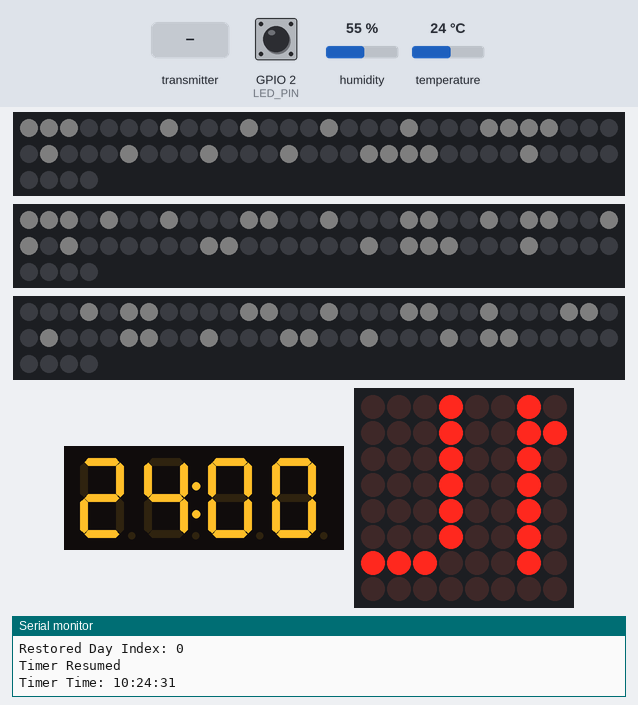
A sketch run on a simulated ESP32. On the bench: 3 × 64 RGB LEDs in strip order, left to right, continuing on the next row, 4-digit seven-segment display, 8×8 LED matrix, the last lines printed to the serial monitor. The inputs (shaded band) are chosen by the test bench; at power-on: humidity 55 %, temperature 24 °C, GPIO 2 (LED_PIN) HIGH. Dim RGB values are drawn brighter than linear; the local clock reads 2024-03-15 10:24:30 at power-on unless the sketch sets it; EEPROM starts erased.

Above: at 1.2 s.
1.3 s: the transmitter starts sending timerPaused = 1
At 3.03 s:
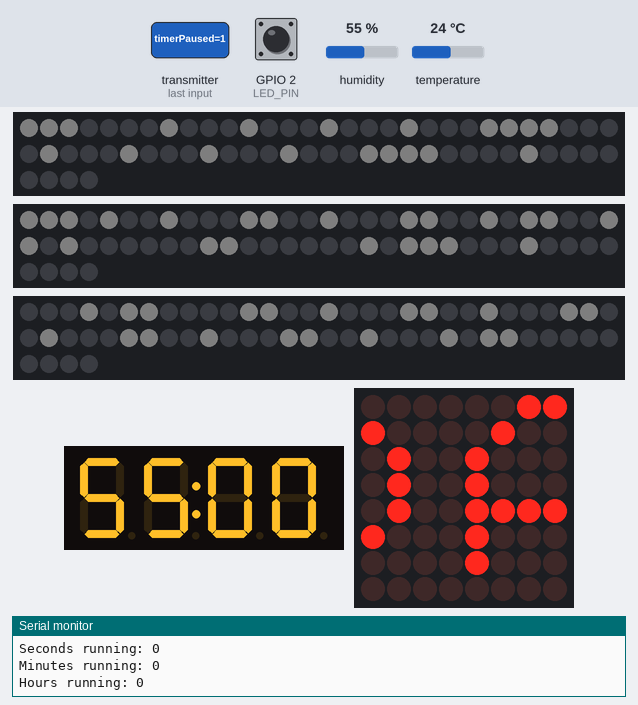
3.1 s: humidity set to 22 %
4.9 s: temperature set to 12 °C
At 6.5 s:
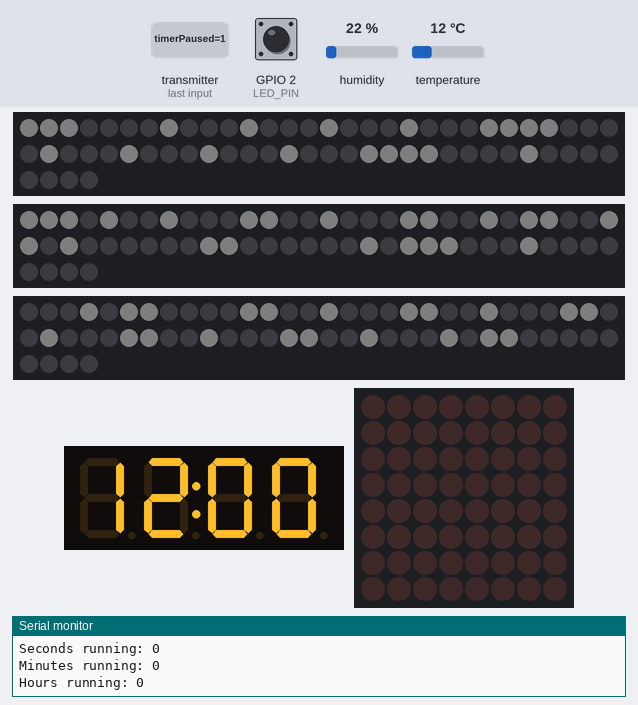
8.5 s: the transmitter starts sending timerPaused = 0
At 9.57 s:
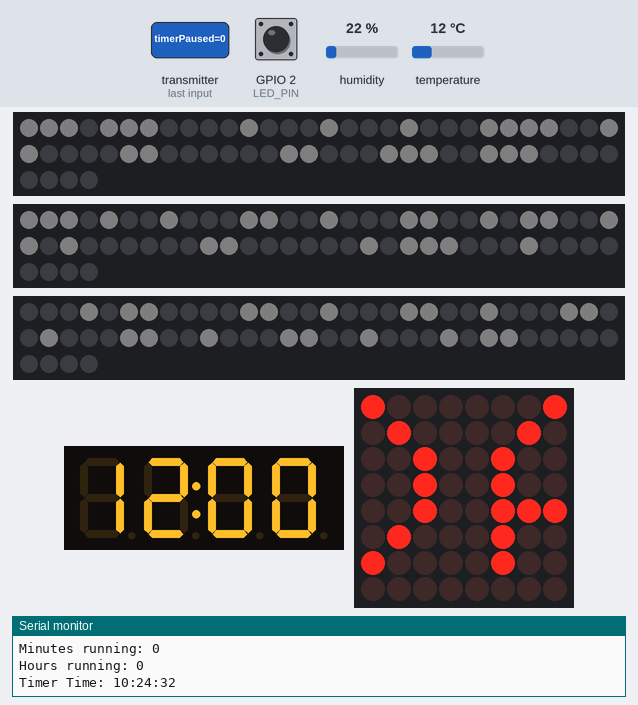
11.0 s: humidity set to 40 %
At 14.46 s:
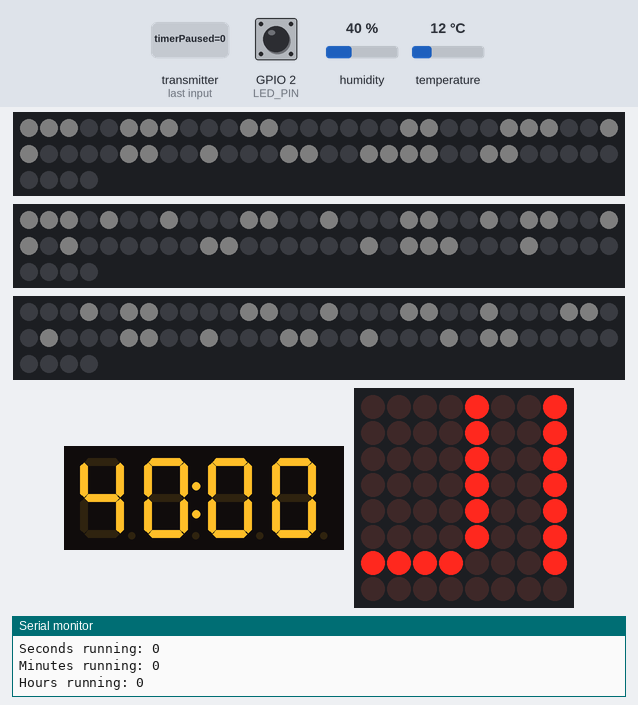
15.2 s: temperature set to 19 °C
At 15.38 s:
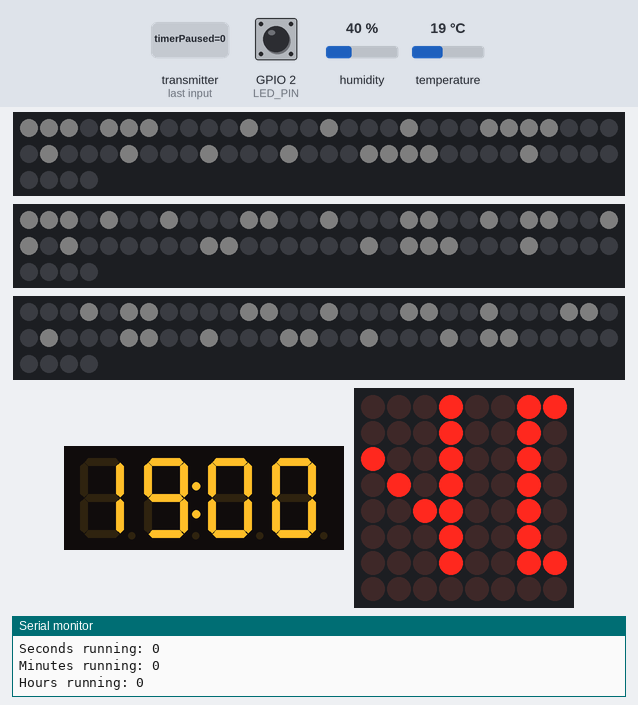

The sketch:

LED_Digital_Clock.ino
```cpp
#include <Wire.h>
#include <RTClib.h>  // RTC library for DS1307/DS3231 or similar RTC modules
#include <EEPROM.h>
#include "Timer0.h"
#include "espnow.h"
#include "WS2812.h"
#include "GIPO_PIN.h"
#include "DHT11_Sensor.h"
#include "TM1637_7Display.h"
#include "Dot_Matrix.h"

#define SHORT_PRESS_SEC 500
#define MEDIUM_PRESS_MINS 1000
#define LONG_PRESS_HOURS 2000
#define PRESS_FOR_WEEKDAY 3000
#define EEPROM_SIZE 512  // Define the size of EEPROM

RTC_DS3231 rtc;  // Create an RTC object

struct TimerState {
  bool displayDay;
  bool timerRunning;
  static int currentDayIndex;
  int hourCount;
  int minscount;
  int seccount;
  int lastSyncMinute;
};

int TimerState::currentDayIndex = 0;  // Definition of static variable

// Timer and ESP32 time variables
int hours = 0, mins = 0;
TimerState timerState;

TaskHandle_t Task1Handle;
TaskHandle_t Task2Handle;
TaskHandle_t Task3Handle;

void init_eeprom() {
  if (!EEPROM.begin(EEPROM_SIZE)) {
    Serial.println("Failed to Initialize EEPROM");
    return;
  }

  // Read the saved day index from EEPROM at address 0
  int savedDayIndex = EEPROM.read(0);

  // Check if saved value is valid (in the range 0-6 for the week days)
  if (savedDayIndex >= 0 && savedDayIndex <= 6) {
    timerState.currentDayIndex = savedDayIndex;
  } else {
    timerState.currentDayIndex = 0;  // Default to Sunday (0) if invalid
  }

  Serial.printf("Restored Day Index: %d\n", timerState.currentDayIndex);
}

void storeDayIndex() {
  EEPROM.write(0, timerState.currentDayIndex);  // Write to EEPROM at address 0
  EEPROM.commit();                              // Commit changes
  Serial.printf("Day index %d saved to EEPROM.\n", timerState.currentDayIndex);
}
// RTC initialization
void init_rtc() {
  if (!rtc.begin()) {
    Serial.println("Couldn't find RTC!");
    while (1)
      ;
  }

  if (rtc.lostPower()) {
    Serial.println("RTC lost power, setting the time!");
    rtc.adjust(DateTime(F(__DATE__), F(__TIME__)));
  }
}

// Sync ESP32 time with RTC
void sync_time_with_rtc() {
  DateTime now = rtc.now();
  hours = now.hour();
  mins = now.minute();
  CountIsrAT = now.second();
}

void adjust_rtc(int H, int M, int S);

void Task1(void *DotMatrix) {
  while (true) {
    // Assuming 'hours', 'mins', and 'CountIsrAT' are updated elsewhere based on real-time
    timerState.hourCount = hours;  // Update hourCount from external source
    timerState.displayDay = true;  // Set flag to display the day

    // Print current hour and week information for debugging
    // Serial.printf("Hourcount :  %d\n", timerState.hourCount);
    // Serial.printf("Week Number :  %d\n", timerState.currentDayIndex);
    // Display the day if displayDay flag is set or hourCount is less than 24
    if (timerState.displayDay || timerState.hourCount < 24) {
      scrollLeft(Week[timerState.currentDayIndex], counT[timerState.currentDayIndex]);  // Scroll the current day on the dot matrix
      timerState.displayDay = false;                                                    // Reset display flag
    }

    // Suspend the task for 1 second to allow the system to breathe
    vTaskDelay(1000 / portTICK_PERIOD_MS);  // 1 second delay to let the task wait
  }
}

// Task 2: Handle DHT11 Sensor Data
void Task2(void *Temp_hum) {
  while (true) {
    float temperature = gettemp();
    float humidity = gethum();

    showDispaly(temperature);
    vTaskDelay(1000 / portTICK_PERIOD_MS);
    showDispaly(humidity);
    vTaskDelay(1000 / portTICK_PERIOD_MS);
  }
}

void DayCheckTask(void *parameter) {
  while (true) {
    // Check if it's a new day (00:00:00)
    if (hours == 0 && mins == 0 && CountIsrAT == 0) {
      Serial.println("Incrementing day index...");

      timerState.hourCount = 0;      // Reset hour count for the new day
      timerState.currentDayIndex++;  // Move to the next day

      if (timerState.currentDayIndex >= 7) {
        timerState.currentDayIndex = 0;  // Loop back to day 0 after a week
      }

      // Debug output
      Serial.print("Updated Week Number: ");
      Serial.println(timerState.currentDayIndex);

      storeDayIndex();  // Store the updated day index
    }

    adjust_rtc(hours, mins, CountIsrAT);  // Ensure RTC is up to date

    vTaskDelay(1000 / portTICK_PERIOD_MS);  // Delay for 1 second to check every second
  }
}

// Setup function
void setup() {
  Serial.begin(115200);

  // Initialize various modules
  init_espnow();
  init_eeprom();
  init_rtc();
  init_timer0();
  init_ledsec();
  init_DHT11();
  init_7dispaly();
  init_DOT_setup();

  xTaskCreate(Task1, "Task 1", 4096, NULL, 1, &Task1Handle);
  xTaskCreate(Task2, "Task 2", 4096, NULL, 1, &Task2Handle);
  xTaskCreate(DayCheckTask, "DayCheckTask", 4096, NULL, 1, &Task3Handle);

  // Initial RTC sync
  sync_time_with_rtc();

  Recvdata = { false, false, false, false, false, false, false, 0 };
  timerState = { false, false, 0, 0, -1 };
}

// Main loop
void loop() {
  // Handle ESPNOW message
  if (messageReceived) {
    Serial.print("Timer paush: ");
    Serial.println(Recvdata.timerPaused);
    Serial.print("Seconds running: ");
    Serial.println(Recvdata.timersec);
    Serial.print("Minutes running: ");
    Serial.println(Recvdata.timermins);
    Serial.print("Hours running: ");
    Serial.println(Recvdata.timerhours);

    messageReceived = false;
  }

  // Handle timer pausing and resuming based on received data
  if (Recvdata.timerPaused) {
    if (timerState.timerRunning) {
      timerStop(timer);  // Stop the timer if it's running
      Serial.println("Timer Paused");
      timerState.timerRunning = false;
    }
  } else {
    if (!timerState.timerRunning) {
      timerStart(timer);  // Start the timer if it's not running
      Serial.println("Timer Resumed");
      timerState.timerRunning = true;
    }
  }

  if (Recvdata.timerPaused && Recvdata.button2Pressed) {
    // Reset all flags first
    Recvdata.weekday = Recvdata.timerhours = Recvdata.timermins = Recvdata.timersec = false;

    // Set the appropriate flag based on press duration
    if (Recvdata.pressDuration >= PRESS_FOR_WEEKDAY) {
      Recvdata.weekday = true;
    } else if (Recvdata.pressDuration >= LONG_PRESS_HOURS) {
      Recvdata.timerhours = true;
    } else if (Recvdata.pressDuration >= MEDIUM_PRESS_MINS) {
      Recvdata.timermins = true;
    } else if (Recvdata.pressDuration >= SHORT_PRESS_SEC) {
      Recvdata.timersec = true;
    }

    Recvdata.button2Pressed = false;
  }
  // Increment corresponding timer values
  if (Recvdata.timerPaused && Recvdata.button3Pressed) {
    if (Recvdata.timersec) {
      CountIsrAT = (CountIsrAT + 1) % 60;
      displayDigit(CountIsrAT / 10, CountIsrAT % 10, led1);
    } else if (Recvdata.timermins) {
      mins = (mins + 1) % 60;
      displayDigit(mins / 10, mins % 10, led2);
    } else if (Recvdata.timerhours) {
      hours = (hours + 1) % 24;
      displayDigit(hours / 10, hours % 10, led3);
    } else if (Recvdata.weekday) {
      timerState.currentDayIndex++;
      if (timerState.currentDayIndex >= 7) {
        timerState.currentDayIndex = 0;
        Serial.printf("Day num :  %d\n", timerState.currentDayIndex);
      }
    }
    Recvdata.button3Pressed = false;
  }

  // Handle 1-second timer updates
  if (timer0_Flag) {
    timer0_Flag = false;

    if (CountIsrAT >= 60) {
      CountIsrAT = 0;
      mins++;
      if (mins >= 60) {
        mins = 0;
        hours++;
        if (hours >= 24) {
          hours = 0;
        }
      }
    }

    // Print the time tracked by the ESP32 (based on Timer 0)
    Serial.print("Timer Time: ");
    Serial.print(hours);
    Serial.print(':');
    Serial.print(mins);
    Serial.print(':');
    if (CountIsrAT < 10) {
      Serial.print('0');
    }
    Serial.println(CountIsrAT);

    displayDigit(hours / 10, hours % 10, led3);
    displayDigit(mins / 10, mins % 10, led2);
    displayDigit(CountIsrAT / 10, CountIsrAT % 10, led1);
  }
}

void adjust_rtc(int H, int M, int S) {
  DateTime now = rtc.now();
  int year = now.year();
  int month = now.month();
  int day = now.day();

  rtc.adjust(DateTime(year, month, day, H, M, S));
 // Serial.println("RTC time adjusted!");
}
```

DHT11_Sensor.cpp
```cpp
#include "DHT11_Sensor.h"
#include "TM1637_7Display.h"

// Create an instance of the DHTesp class
DHTesp dht;

void init_DHT11(void) {
  dht.setup(DHT_PIN, DHTesp::DHT11);
}

float gettemp() {
  float temp = dht.getTemperature();
  // Check if any readings failed
  if (isnan(temp)) {
    Serial.println(F("Failed to read temperature from DHT sensor!"));
    return 0.0;
  }
  return temp;
}

float gethum() {  // Removed the extra semicolon
  float hum = dht.getHumidity();
  if (isnan(hum)) {
    Serial.println(F("Failed to read humidity from DHT sensor!"));
    return 0.0;
  }
  return hum;
}
```

DHT11_Sensor.h
```cpp
#ifndef DHT11_SENSOR_H
#define DHT11_SENSOR_H

#include <DHTesp.h>
#include <Adafruit_Sensor.h>
#include "GIPO_PIN.h"

void init_DHT11(void);
float gettemp();
float gethum();

#endif  // DHT11_SENSOR_H
```

Dot_Matrix.h
```cpp
#include <LedControl.h>
#include <Arduino.h>
#include "GIPO_PIN.h"

extern byte Sunday[6][8];
extern byte Monday[6][8];
extern byte Tuesday[7][8];
extern byte Wednesday[9][8];
extern byte Thurday[7][8];
extern byte Friday[6][8];
extern byte Saturday[8][8];

extern byte (*Week[7])[8];
extern int counT[7];

void init_DOT_setup();
void scrollLeft(byte characters[][8], int numChars);
```

GIPO_PIN.h
```cpp
#ifndef GPIO_PIN_H
#define GPIO_PIN_H

// define the LED pin to Toggle
#define LED_PIN 2

// define the LED strip 1, 2, 3 pins :-> Change the LED_PIN1,2 pins to 12,25 pins
#define LED_PIN1 5
#define LED_PIN2 4
#define LED_PIN3 15

// define the DHT11 Sensor data pin
#define DHT_PIN 26

// Define the Dot matrix pins
#define DIN_PIN 27  // Data In (DIN) /* Change the DIN_PIN to 27  */
#define CS_PIN  17  // Chip Select (CS)  Tx2
#define CLK_PIN 16  // Clock (CLK)       Rx2

// define the TM1637_Dispaly pin
#define CLK 18
#define DIO 23
/*
// define the DS1307 RTC module pin
#define CLK 21
#define DIO 22
//Add the pin for NRF Module, Ds1307 RTC module 16-bit ws2812 led strip
*/
#define SDA1 21    // red
#define SCL1 22     // org


#endif // GPIO_PIN_H
```

TImer0.cpp
```cpp
#include "Timer0.h"
#include "RTC.h"

hw_timer_t *timer = NULL;
volatile bool timer0_Flag = false;   // Define and initialize the flag
volatile int32_t CountIsrAT = -1;    // Define and initialize the counter to -1

// ISR for Timer 0
void IRAM_ATTR onTimer() {
    // Set the flag to indicate the timer interrupt occurred
    timer0_Flag = true;

    // Increment the counter
    CountIsrAT++;

    // Toggle the LED pin (optional: move to main logic if needed)
    digitalWrite(LED_PIN, !digitalRead(LED_PIN));
}
/*
// Custom timer ISR function to handle time synchronization and other tasks
void timerISR() {
    static int second_counter = 0;  // Static variable to keep track of seconds
    second_counter++;

    // Sync time with RTC every 60 seconds
    if (second_counter >= 60) {
        sync_time_with_rtc();  // Function to sync time with RTC (assuming you have it defined)
        second_counter = 0;
    }

    // Other tasks based on the timer can be added here
}
*/
// Function to initialize the hardware timer
void init_timer0() {
    // Initialize timer 0 with prescaler of 80 (for 1 MHz clock) and auto-reload enabled
    timer = timerBegin(0, 80, true);

    // Attach the ISR (onTimer) to timer 0
    timerAttachInterrupt(timer, &onTimer, true);

    // Set the timer to trigger every 1 second (1,000,000 microseconds)
    timerAlarmWrite(timer, 1000000, true);

    // Enable the timer alarm
    timerAlarmEnable(timer);
}
```

TM1637_7Display.cpp
```cpp
#include "TM1637_7Display.h"
#include <Arduino.h>

TM1637Display display(CLK, DIO);

void init_7dispaly(void) {
  display.setBrightness(0x0f);

  // Clear display at start
  display.clear();
}

void showDispaly(float displayTemp_Hum)
{
  int sample = displayTemp_Hum * 100;
  display.showNumberDecEx(sample, 0x40, true, 4, 0);
  delay(500);
}
```

TM1637_7Display.h
```cpp
#ifndef TM1637_7DISPLAY_H
#define TM1637_7DISPLAY_H

#include <TM1637Display.h>
#include "GIPO_PIN.h"

void init_7dispaly(void);
void showDispaly(float displayTemp_Hum);

#endif
```

Timer0.h
```cpp
#ifndef TIMER0_H
#define TIMER0_H

#include <esp32-hal-timer.h>
#include "driver/timer.h"
#include "soc/soc_caps.h"
#include "GIPO_PIN.h"

extern hw_timer_t *timer;
extern volatile bool timer0_Flag;   // Declare the flag with extern
extern volatile int32_t CountIsrAT; // Declare the counter with extern

void init_timer0();
void timerISR();
void IRAM_ATTR onTimer();

#endif
```

WS2812.cpp
```cpp
#include <FastLED.h>
#include "GIPO_PIN.h"
#include "WS2812.h"

CRGB led1[LED_COUNT];  // For seconds (on LED strip 1)
CRGB led2[LED_COUNT];  // For minutes (on LED strip 2)
CRGB led3[LED_COUNT];  // For minutes (on LED strip 3)

uint32_t targetLED1[10][2] = {
  { 0b10010000100100001001000001100000, 0b0000000011000001001000010010000 },   // 0
  { 0b10000000100000001000000010000000, 0b00000000100000001000000010000000 },  // 1
  { 0b01100000100000001000000001110000, 0b00000000111000000001000000010000 },  // 2
  { 0b01110000100000001000000001110000, 0b00000000011100001000000010000000 },  // 3
  { 0b01100000100100001001000010010000, 0b00000000100000001000000010000000 },  // 4
  { 0b01100000000100000001000011100000, 0b00000000011100001000000010000000 },  // 5
  { 0b01100000000100000001000011100000, 0b00000000011000001001000010010000 },  // 6
  { 0b10000000100000001000000001110000, 0b00000000100000001000000010000000 },  // 7
  { 0b01100000100100001001000001100000, 0b00000000011000001001000010010000 },  // 8
  { 0b11100000100100001001000001100000, 0b00000000100000001000000010000000 },  // 9
};

uint32_t targetLED0[10][2] = {
  { 0b00001001000010010000100100000110, 0b00000000000001100000100100001001 },  // 0
  { 0b00001000000010000000100000001000, 0b00000000000010000000100000001000 },  // 1
  { 0b00000110000010000000100000000111, 0b00000000000011100000000100000001 },  // 2
  { 0b00000111000010000000100000000111, 0b00000000000001110000100000001000 },  // 3
  { 0b00000110000010010000100100001001, 0b00000000000010000000100000001000 },  // 4
  { 0b00000110000000010000000100001110, 0b00000000000001110000100000001000 },  // 5
  { 0b00000110000000010000000100001110, 0b00000000000001100000100100001001 },  // 6
  { 0b00001000000010000000100000000111, 0b00000000000010000000100000001000 },  // 7
  { 0b00000110000010010000100100000110, 0b00000000000001100000100100001001 },  // 8
  { 0b00001110000010010000100100000110, 0b00000000000010000000100000001000 },  // 9
};

uint8_t brightness = 1;

void init_ledsec() {
  FastLED.addLeds<WS2812B, LED_PIN1, GRB>(led1, LED_COUNT);  // LED strip 1 for seconds
  FastLED.addLeds<WS2812B, LED_PIN2, GRB>(led2, LED_COUNT);  // LED strip 2 for minutes
  FastLED.addLeds<WS2812B, LED_PIN3, GRB>(led3, LED_COUNT);  // LED strip 3 for minutes
  FastLED.setBrightness(BRIGHT);
  FastLED.show();  // Initialize all pixels to 'off'
}

void updateLEDs(CRGB* leds, int ledIndex, CRGB color) {
  if (ledIndex >= 0 && ledIndex < LED_COUNT) {  // Check bounds
    leds[ledIndex] = color;
  }
}

void clearLEDs(CRGB* leds) {
  fill_solid(leds, LED_COUNT, CRGB::Black);
}

void displayDigit(int tens, int ones, CRGB* leds) {
  // Validate digit values
  if (tens < 0 || tens > 9 || ones < 0 || ones > 9) {
    Serial.println("Digit out of range");
    return;
  }

  clearLEDs(leds);  // Turn off all LEDs for the selected strip

  // Pre-calculate color based on brightness
  CRGB digitColor = CRGB(BRIGHT * brightness / 2, BRIGHT * brightness / 2, BRIGHT * brightness / 2);


  // Display tens digit
  for (int i = 0; i < 32; i++) {
    if (targetLED0[tens][0] & (1 << i)) {
      updateLEDs(leds, i, digitColor);
    }
    if (targetLED0[tens][1] & (1 << i)) {
      updateLEDs(leds, i + 32, digitColor);
    }
  }

  // Display ones digit
  for (int i = 0; i < 32; i++) {
    if (targetLED1[ones][0] & (1 << i)) {
      updateLEDs(leds, i, digitColor);
    }
    if (targetLED1[ones][1] & (1 << i)) {
      updateLEDs(leds, i + 32, digitColor);
    }
  }
   FastLED.show();  // Update the LEDs
}
```

WS2812.h
```cpp
#ifndef WS2812_H
#define WS2812_H

#include <FastLED.h>
#include "GIPO_PIN.h"

#define LED_COUNT        64
#define COLOR_ORDER      RGB
#define RED              0
#define GREEN            100
#define BLUE             0
#define BRIGHT           50
#define LED_COUNT        64

// Declare the variables with extern
extern uint8_t brightness;
extern CRGB led1[LED_COUNT];  // LED strip for seconds
extern CRGB led2[LED_COUNT];  // LED strip for minutes
extern CRGB led3[LED_COUNT];  // LED strip for hours

// Function declarations
void init_ledsec();
void displayDigit(int tens, int ones, CRGB* leds);
void updateLEDs(CRGB* leds, int ledIndex, CRGB color);
void clearLEDs(CRGB* leds);

#endif // WS2812_H
```

espnow.cpp
```cpp
#include "espnow.h"

// MAC Address of the sender (adjust as necessary)
uint8_t senderAddress[] = { 0xD8, 0xBC, 0x38, 0xF9, 0xC9, 0x40 };

// Define the global variable for received data and the message flag
timer_setup Recvdata;
bool messageReceived = false;  // Flag to track message reception

// Callback function that will be executed when data is received
void OnDataRecv(const uint8_t *mac, const uint8_t *incomingData, int len) {
  if (len == sizeof(Recvdata)) {
    memcpy(&Recvdata, incomingData, sizeof(Recvdata));
    messageReceived = true;  // Mark message as received
  } else {
    Serial.println("Received data length mismatch");
  }
}

// Function to initialize ESP-NOW
void init_espnow() {
  WiFi.mode(WIFI_STA);  // Set WiFi mode to Station

  // Print MAC address of the receiver
  Serial.print("Receiver MAC Address: ");
  Serial.println(WiFi.macAddress());

  if (esp_now_init() != ESP_OK) {
    Serial.println("Error initializing ESP-NOW");
    return;
  }

  // Register peer
  esp_now_peer_info_t peerInfo = {};
  memcpy(peerInfo.peer_addr, senderAddress, 6);
  peerInfo.channel = 0;
  peerInfo.encrypt = false;

  // Add peer
  esp_err_t addStatus = esp_now_add_peer(&peerInfo);
  if (addStatus == ESP_OK) {
    Serial.println("Sender peer added successfully");
  } else {
    Serial.print("Failed to add peer: ");
    Serial.println(addStatus);
  }

  // Register the callback function for received data
  esp_now_register_recv_cb(OnDataRecv);
  Serial.println("Receiver initialized. Waiting for messages...");
}
```

Source omitted: Dot_Matrix.cpp (13723 bytes), espnow.h (757 bytes)

Measured:
- what the display in image 2 shows lasts 0.5 s, from 6.2 s to 6.7 s
